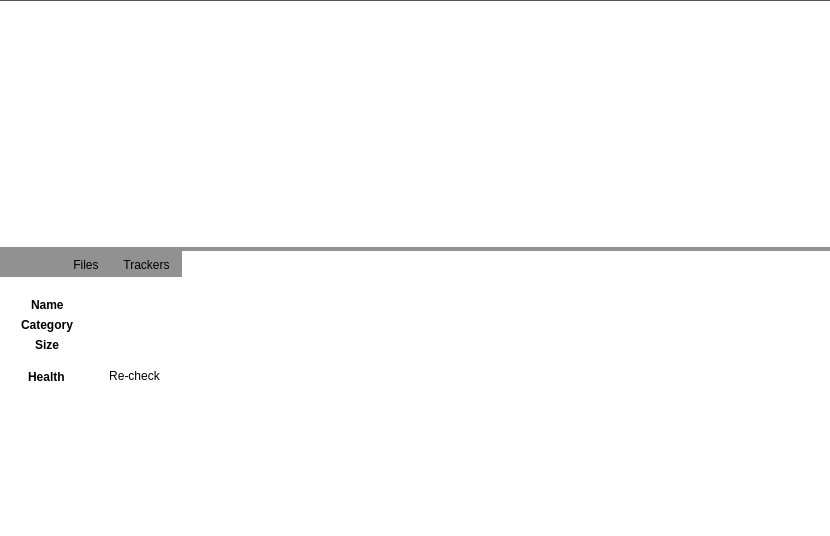
<?xml version="1.0" encoding="UTF-8"?>
<ui version="4.0">
 <class>torrents_channels_container</class>
 <widget class="QWidget" name="torrents_channels_container">
  <property name="geometry">
   <rect>
    <x>0</x>
    <y>0</y>
    <width>830</width>
    <height>536</height>
   </rect>
  </property>
  <property name="sizePolicy">
   <sizepolicy hsizetype="Expanding" vsizetype="Expanding">
    <horstretch>0</horstretch>
    <verstretch>0</verstretch>
   </sizepolicy>
  </property>
  <property name="minimumSize">
   <size>
    <width>0</width>
    <height>0</height>
   </size>
  </property>
  <property name="maximumSize">
   <size>
    <width>16777215</width>
    <height>16777215</height>
   </size>
  </property>
  <property name="cursor">
   <cursorShape>ArrowCursor</cursorShape>
  </property>
  <property name="windowTitle">
   <string>Form</string>
  </property>
  <property name="autoFillBackground">
   <bool>false</bool>
  </property>
  <property name="styleSheet">
   <string notr="true">background-color: white;</string>
  </property>
  <layout class="QVBoxLayout" name="verticalLayout">
   <property name="spacing">
    <number>0</number>
   </property>
   <property name="leftMargin">
    <number>0</number>
   </property>
   <property name="topMargin">
    <number>0</number>
   </property>
   <property name="rightMargin">
    <number>0</number>
   </property>
   <property name="bottomMargin">
    <number>0</number>
   </property>
   <item>
    <widget class="QSplitter" name="torrents_channels_splitter">
     <property name="sizePolicy">
      <sizepolicy hsizetype="Preferred" vsizetype="Preferred">
       <horstretch>0</horstretch>
       <verstretch>0</verstretch>
      </sizepolicy>
     </property>
     <property name="styleSheet">
      <string notr="true">QSplitter::handle { background-color: #919191; }</string>
     </property>
     <property name="orientation">
      <enum>Qt::Vertical</enum>
     </property>
     <widget class="LazyLoadList" name="items_list">
      <property name="styleSheet">
       <string notr="true">QListWidget::item:hover {
background-color: #c6c6c6;
}
QListWidget::item:selected {
background-color: #919191;
}
QListWidget::item {
border-bottom: 1px solid #303030;
}
QListWidget {
border: none;
border-top: 1px solid #555;
background-color: white;
}</string>
      </property>
     </widget>
     <widget class="TorrentDetailsTabWidget" name="details_tab_widget">
      <property name="styleSheet">
       <string notr="true">QLabel {
color: black;
}
QTabWidget {
border: none;
background-color: white;
}
QTabBar::tab {
    color: black;
    background-color: #919191;
}
QTabBar::tab:selected {
    color: #919191;
    background-color: #919191;
}</string>
      </property>
      <property name="currentIndex">
       <number>0</number>
      </property>
      <widget class="QWidget" name="tab">
       <property name="styleSheet">
        <string notr="true">background-color: white;</string>
       </property>
       <attribute name="title">
        <string>Details</string>
       </attribute>
       <layout class="QVBoxLayout" name="verticalLayout_2">
        <property name="spacing">
         <number>0</number>
        </property>
        <property name="leftMargin">
         <number>12</number>
        </property>
        <property name="topMargin">
         <number>12</number>
        </property>
        <property name="rightMargin">
         <number>12</number>
        </property>
        <property name="bottomMargin">
         <number>12</number>
        </property>
        <item>
         <widget class="QScrollArea" name="scrollArea">
          <property name="styleSheet">
           <string notr="true">border: none;</string>
          </property>
          <property name="widgetResizable">
           <bool>true</bool>
          </property>
          <widget class="QWidget" name="scrollAreaWidgetContents">
           <property name="geometry">
            <rect>
             <x>0</x>
             <y>0</y>
             <width>806</width>
             <height>239</height>
            </rect>
           </property>
           <layout class="QFormLayout" name="formLayout">
            <property name="labelAlignment">
             <set>Qt::AlignCenter</set>
            </property>
            <property name="formAlignment">
             <set>Qt::AlignLeading|Qt::AlignLeft|Qt::AlignTop</set>
            </property>
            <item row="0" column="0">
             <widget class="QLabel" name="label">
              <property name="styleSheet">
               <string notr="true">font-weight: bold;</string>
              </property>
              <property name="text">
               <string>Name</string>
              </property>
             </widget>
            </item>
            <item row="0" column="1">
             <widget class="QLabel" name="torrent_detail_name_label">
              <property name="text">
               <string/>
              </property>
             </widget>
            </item>
            <item row="1" column="0">
             <widget class="QLabel" name="label_3">
              <property name="styleSheet">
               <string notr="true">font-weight: bold;</string>
              </property>
              <property name="text">
               <string>Category</string>
              </property>
             </widget>
            </item>
            <item row="2" column="0">
             <widget class="QLabel" name="label_4">
              <property name="styleSheet">
               <string notr="true">font-weight: bold;</string>
              </property>
              <property name="text">
               <string>Size</string>
              </property>
             </widget>
            </item>
            <item row="1" column="1">
             <widget class="QLabel" name="torrent_detail_category_label">
              <property name="text">
               <string/>
              </property>
             </widget>
            </item>
            <item row="2" column="1">
             <widget class="QLabel" name="torrent_detail_size_label">
              <property name="text">
               <string/>
              </property>
             </widget>
            </item>
            <item row="3" column="0">
             <widget class="QLabel" name="label_2">
              <property name="styleSheet">
               <string notr="true">font-weight: bold; margin-top:5px</string>
              </property>
              <property name="text">
               <string>Health</string>
              </property>
             </widget>
            </item>
            <item row="3" column="1">
             <widget class="QWidget" name="health_widget">
              <layout class="QFormLayout" name="health_layout">
                <property name="labelAlignment">
                 <set>Qt::AlignCenter</set>
                </property>
                <property name="formAlignment">
                 <set>Qt::AlignLeading|Qt::AlignLeft|Qt::AlignTop</set>
                </property>
                <item row="0" column="0">
                 <widget class="QLabel" name="torrent_detail_health_label">
                   <property name="text">
                    <string/>
                   </property>
                 </widget>
                </item>
                <item row="0" column="1">
                 <widget class="EllipseButton" name="check_health_button">
                   <property name="text">
                    <string> Re-check </string>
                   </property>
                   <property name="styleSheet">
                     <string notr="true">
                        EllipseButton{
                         border: 1px solid #b5b5b5;
                         border-radius: 4px;
                         color: white
                        }
                        EllipseButton::hover{
                         color: #c6c6c6;
                         background-color: #303030;
                        }
                     </string>
                   </property>
                   <property name="cursor">
                     <cursorShape>PointingHandCursor</cursorShape>
                   </property>
                 </widget>
                </item>
              </layout>
             </widget>
            </item>
           </layout>
          </widget>
         </widget>
        </item>
       </layout>
      </widget>
      <widget class="QWidget" name="tab_2">
       <attribute name="title">
        <string>Files</string>
       </attribute>
       <layout class="QVBoxLayout" name="verticalLayout_3">
        <property name="spacing">
         <number>0</number>
        </property>
        <property name="leftMargin">
         <number>0</number>
        </property>
        <property name="topMargin">
         <number>0</number>
        </property>
        <property name="rightMargin">
         <number>0</number>
        </property>
        <property name="bottomMargin">
         <number>0</number>
        </property>
        <item>
         <widget class="QTreeWidget" name="torrent_detail_files_list">
          <property name="styleSheet">
           <string notr="true">QTreeWidget {
border: none;
font-size: 13px;
}
QTreeWidget::item {
color: black;
border-bottom: 1px solid #303030;
}
QTreeWidget::item:hover {
background-color: #c6c6c6;
}
QTreeWidget::item::selected {
background-color: #919191;
}
QHeaderView {
background-color: transparent;
}
QHeaderView::section {
background-color: transparent;
border: none;
color: #5e5e5e;
padding: 10px;
font-size: 14px;
border-bottom: 1px solid #303030;
}
QHeaderView::drop-down {
color: red;
}
QHeaderView::section:hover {
color: black;
}
QTableCornerButton::section {
background-color: transparent;
}</string>
          </property>
          <property name="selectionMode">
           <enum>QAbstractItemView::NoSelection</enum>
          </property>
          <property name="indentation">
           <number>0</number>
          </property>
          <attribute name="headerDefaultSectionSize">
           <number>300</number>
          </attribute>
          <attribute name="headerShowSortIndicator" stdset="0">
           <bool>false</bool>
          </attribute>
          <attribute name="headerStretchLastSection">
           <bool>true</bool>
          </attribute>
          <column>
           <property name="text">
            <string>PATH</string>
           </property>
          </column>
          <column>
           <property name="text">
            <string>SIZE</string>
           </property>
          </column>
         </widget>
        </item>
       </layout>
      </widget>
      <widget class="QWidget" name="tab_3">
       <attribute name="title">
        <string>Trackers</string>
       </attribute>
       <layout class="QVBoxLayout" name="verticalLayout_4">
        <property name="spacing">
         <number>0</number>
        </property>
        <property name="leftMargin">
         <number>0</number>
        </property>
        <property name="topMargin">
         <number>0</number>
        </property>
        <property name="rightMargin">
         <number>0</number>
        </property>
        <property name="bottomMargin">
         <number>0</number>
        </property>
        <item>
         <widget class="QTreeWidget" name="torrent_detail_trackers_list">
          <property name="styleSheet">
           <string notr="true">QTreeWidget {
border: none;
font-size: 13px;
}
QTreeWidget::item {
color: black;
border-bottom: 1px solid #303030;
}
QTreeWidget::item:hover {
background-color: #c6c6c6;
}
QTreeWidget::item::selected {
background-color: #919191;
}
QHeaderView {
background-color: transparent;
}
QHeaderView::section {
background-color: transparent;
border: none;
color: #5e5e5e;
padding: 10px;
font-size: 14px;
border-bottom: 1px solid #303030;
}
QHeaderView::drop-down {
color: red;
}
QHeaderView::section:hover {
color: black;
}
QTableCornerButton::section {
background-color: transparent;
}</string>
          </property>
          <property name="indentation">
           <number>0</number>
          </property>
          <column>
           <property name="text">
            <string>NAME</string>
           </property>
          </column>
         </widget>
        </item>
       </layout>
      </widget>
     </widget>
    </widget>
   </item>
  </layout>
 </widget>
 <customwidgets>
  <customwidget>
   <class>LazyLoadList</class>
   <extends>QListWidget</extends>
   <header>TriblerGUI.widgets.lazyloadlist.h</header>
  </customwidget>
  <customwidget>
   <class>TorrentDetailsTabWidget</class>
   <extends>QTabWidget</extends>
   <header>TriblerGUI.widgets.torrentdetailstabwidget.h</header>
   <container>1</container>
  </customwidget>
  <customwidget>
   <class>EllipseButton</class>
   <extends>QToolButton</extends>
   <header>TriblerGUI.widgets.ellipsebutton.h</header>
  </customwidget>
 </customwidgets>
 <resources/>
 <connections/>
</ui>
